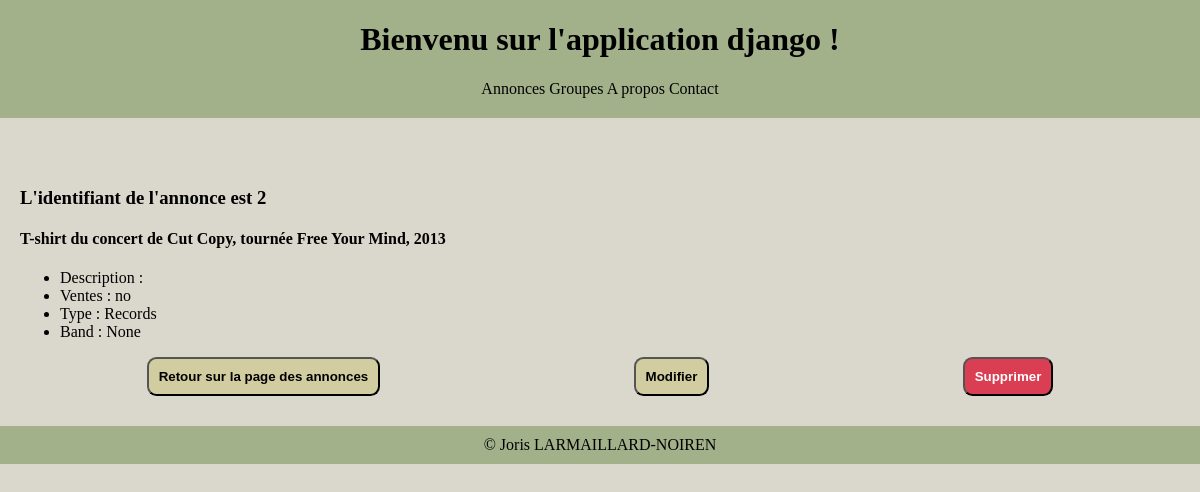
Page /ads/2/ on the earlier database version.
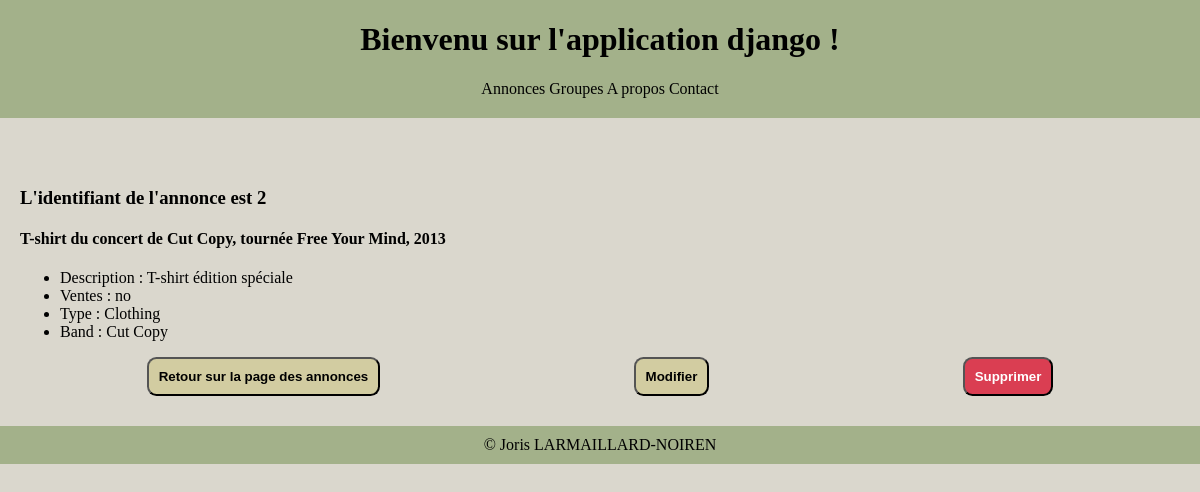
Same page on the later database version.
### listings/models.py (models this page shows, shortened)
class Listing(models.Model):
    class Type(models.TextChoices):
        RECORDS = 'RE'
        CLOTHING = 'CL'
        POSTERS = 'PO'
        MISCELLANEOUS = 'MI'
    title = models.fields.CharField(max_length=100)
    description = models.fields.CharField(max_length=300)
    sold = models.fields.BooleanField(default=False)
    year = models.fields.IntegerField(
        validators=[MinValueValidator(1900), MaxValueValidator(2024)]
    )
    type = models.fields.CharField(choices=Type.choices, max_length=5)
    listing_cover = models.ImageField(upload_to="albums/listings_covers/", null=True, blank=True)
    band = models.ForeignKey(Band, null=True, on_delete=models.SET_NULL)

class Band(models.Model):
    class Genre(models.TextChoices):
        HIP_HOP = 'HH'
        SYNTH_POP = 'SP'
        ALTERNATIVE_ROCK = 'AR'
        K_POP = 'KP'
        ZOUK = 'ZK'
    name = models.fields.CharField(max_length=100)
    genre = models.fields.CharField(choices=Genre.choices, max_length=5)
    biography = models.fields.CharField(max_length=1000)
    year_formed = models.fields.IntegerField(
        validators=[MinValueValidator(1900), MaxValueValidator(2024)]
    )
    active = models.BooleanField(default=True)
    official_homepage = models.fields.URLField(null=True, blank=True)
    band_cover = models.ImageField(upload_to="albums/bands_covers/", null=True, blank=True)
    def __str__(self):
        return f'{self.name}'

### listings/views.py (the view)
# urls.py: path("ads/<int:ad_id>/", views.ad_detail, name="ad-detail"),
def ad_detail(request, ad_id):
    ad = Listing.objects.get(id=ad_id)
    return render(request,
                  'listings/ad_detail.html',
                  {'ad_id': ad_id, 'ad': ad})

### listings/templates/listings/ad_detail.html
{% extends 'listings/base.html' %}
{% block content %}
    <h3>L'identifiant de l'annonce est {{ ad_id }}</h3>
    <section>
        <h4>{{ ad.title }}</h4>
        <ul>
            <li>Description : {{ ad.description }}</li>
            <li>Ventes : {{ ad.sold|yesno }}</li>
            <li>Type : {{ ad.get_type_display }}</li>
            <li>Band : {{ ad.band }}</li>
        </ul>
    </section>
    <div class="conteneur-bouton">
        <div class="contenu-bouton">
            <div>
                <a href="{% url 'ads-list' %}">
                    <button class="bouton-retour">Retour sur la page des annonces</button>
                </a>
            </div>
            <div>
                <a href="{% url 'ad-update' ad_id %}">
                    <button class="bouton">Modifier</button>
                </a>
            </div>
            <div>
                <a href="{% url 'ad-delete' ad_id %}">
                    <button class="bouton-supprimer">Supprimer</button>
                </a>
            </div>
        </div>
    </div>
{% endblock %}

Differences in the rows shown:
changed Listing "no": description (not shown) → "T-shirt édition spéciale"; type "Records" → "Clothing"; band "None" → "Cut Copy"
